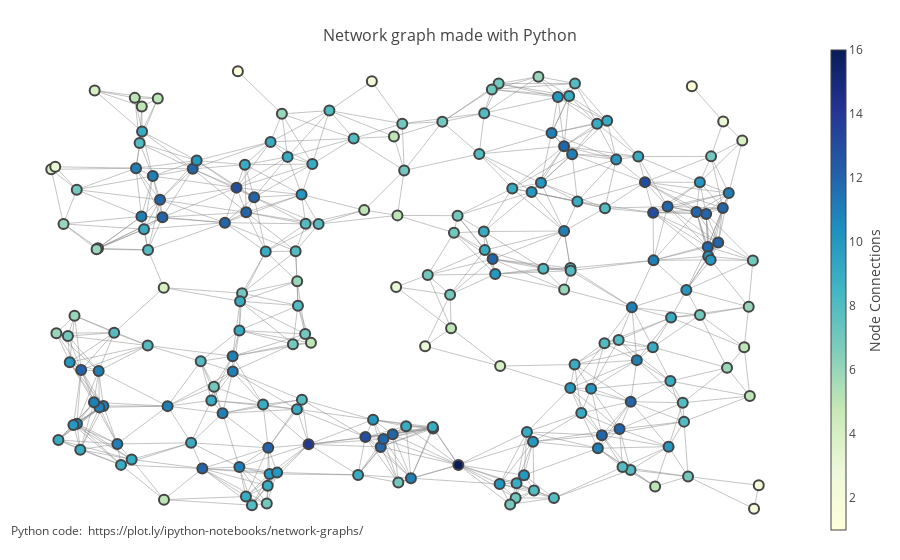

The cell this chart's notebook holds for it:
### Code cell
fig = Figure(data=Data([edge_trace, node_trace]),
             layout=Layout(
                title='<br>Network graph made with Python',
                titlefont=dict(size=16),
                showlegend=False,
                hovermode='closest',
                margin=dict(b=20,l=5,r=5,t=40),
                annotations=[ dict(
                    text="Python code: <a href='https://plot.ly/ipython-notebooks/network-graphs/'> https://plot.ly/ipython-notebooks/network-graphs/</a>",
                    showarrow=False,
                    xref="paper", yref="paper",
                    x=0.005, y=-0.002 ) ],
                xaxis=XAxis(showgrid=False, zeroline=False, showticklabels=False),
                yaxis=YAxis(showgrid=False, zeroline=False, showticklabels=False)))

py.iplot(fig, filename='networkx')

### Figure 1 — Plotly figure (JSON) as saved in the notebook; plotly's stock layout.template omitted (floating-point values rounded to 4 significant figures; data arrays with more than 128 entries replaced by an {"elided": "..."} marker saying what was removed)
{"data": [{"hoverinfo": "none", "line": {"color": "#888", "width": 0.5}, "mode": "lines", "type": "scatter", "x": {"elided": "2586 float values"}, "y": {"elided": "2586 float values"}}, {"hoverinfo": "text", "marker": {"color": {"elided": "200 int values"}, "colorbar": {"thickness": 15, "title": "Node Connections", "titleside": "right", "xanchor": "left"}, "colorscale": "YIGnBu", "line": {"width": 2}, "reversescale": true, "showscale": true, "size": 10}, "mode": "markers", "text": {"elided": "200 str values"}, "type": "scatter", "x": {"elided": "200 float values"}, "y": {"elided": "200 float values"}}], "layout": {"annotations": [{"showarrow": false, "text": "Python code: <a href='https://plot.ly/ipython-notebooks/network-graphs/'> https://plot.ly/ipython-notebooks/network-graphs/</a>", "x": 0.005, "xref": "paper", "y": -0.002, "yref": "paper"}], "hovermode": "closest", "margin": {"b": 20, "l": 5, "r": 5, "t": 40}, "showlegend": false, "title": "<br>Network graph made with Python", "titlefont": {"size": 16}, "xaxis": {"showgrid": false, "showticklabels": false, "zeroline": false}, "yaxis": {"showgrid": false, "showticklabels": false, "zeroline": false}}}
